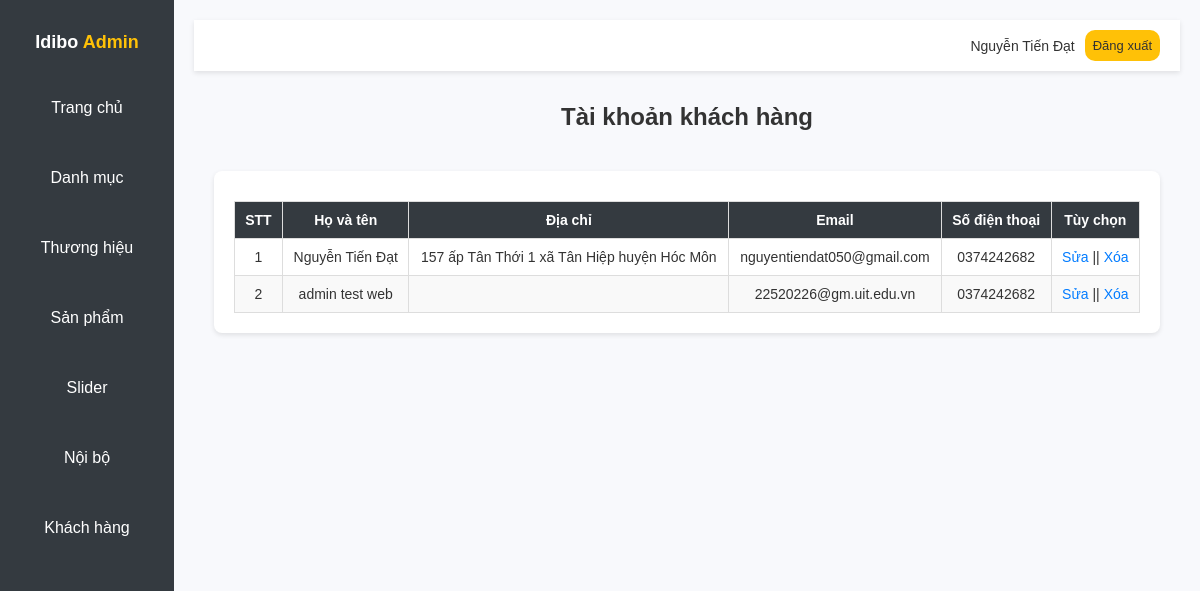
The page /admin/customerlist.php (signed in) on the database as committed earlier.
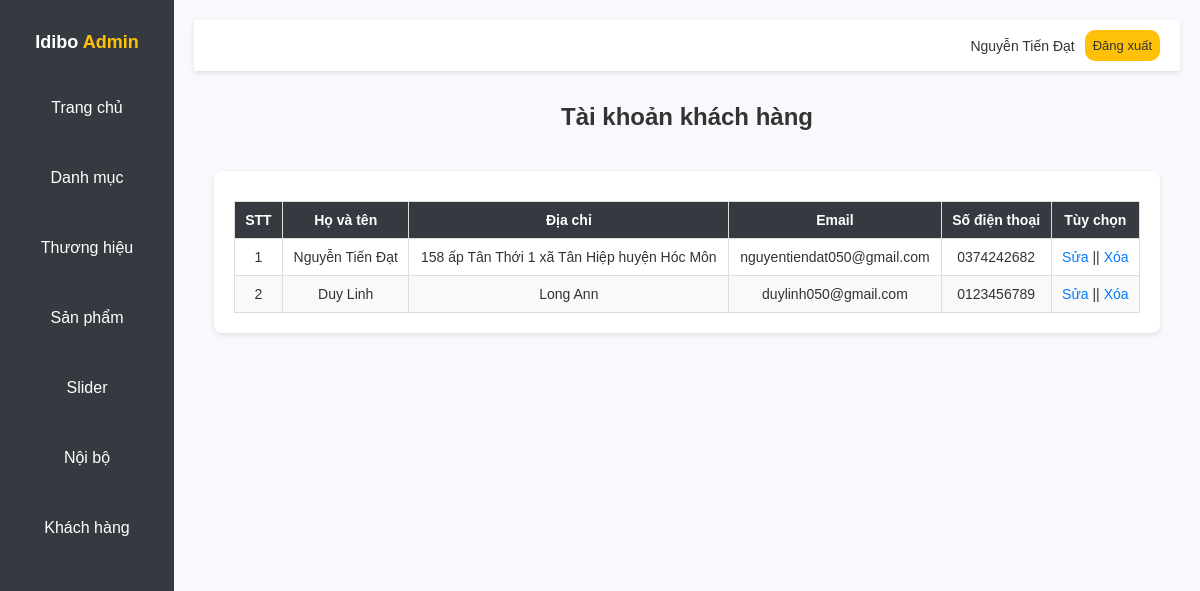
The same page on the database as committed later.
### tables this page shows
CREATE TABLE `tbl_customer` (
  `id` int(11) NOT NULL,
  `name` varchar(255) NOT NULL,
  `address` varchar(1000) NOT NULL,
  `province` varchar(255) NOT NULL,
  `district` varchar(255) NOT NULL,
  `wards` varchar(255) NOT NULL,
  `phone` varchar(30) NOT NULL,
  `email` varchar(50) NOT NULL,
  `password` varchar(255) NOT NULL
);

### lib/database.php (called while the page is built, shortened)
<?php
    class Database {
        public $host    = DB_HOST;
        public $user    = DB_USER;
        public $pass    = DB_PASS;
        public $dbname  = DB_NAME;
        public $link;
        private function connectDB() {
            $this->link = new mysqli($this->host, $this->user,
                                     $this->pass, $this->dbname);
        }
        public function select($query) {
            $result = $this->link->query($query) or
                die($this->link->error . __LINE__);
            if ($result->num_rows > 0) {
                return $result;
            } else {
                return false;
            }
        }
    }
?>

### classes/customer.php (called while the page is built, shortened)
<?php
    $filepath = realpath(dirname(__FILE__));
    include_once ($filepath.'/../lib/database.php');
    class customer {
        private $db;
        public function __construct() {
            $this->db = new Database();
        }
        public function show_customer_list() {
            $query = "SELECT * FROM tbl_customer";
            $result = $this->db->select($query);
            return $result;
        }
    }
?>

### admin/customerlist.php (the view, shortened to what this page needs)
<?php
  include 'inc/header.php';
  include '../classes/customer.php'
?>
<?php
  $customer = new customer();
?>
<link rel="stylesheet" href="css/customerlist.css">
<h1 class="dashboard-title">Tài khoản khách hàng</h1>
<div class="customer-list-wrapper">
  <div class="customer-box">
    <div class="table-wrapper">
      <table class="customer-table" id="customer-table">
        <thead>
          <tr>
            <th>STT</th>
            <th>Họ và tên</th>
            <th>Địa chỉ</th>
            <th>Email</th>
            <th>Số điện thoại</th>
            <th>Tùy chọn</th>
          </tr>
        </thead>
        <tbody>
          <?php
            $show_customer_list = $customer->show_customer_list();
            if ($show_customer_list) {
              $i = 0;
              while($result = $show_customer_list->fetch_assoc()) {
                $i++;
          ?>
          <tr class="customer-row">
            <td><?php echo $i ?></td>
            <td><?php echo $result['name'] ?></td>
            <td><?php echo $result['address'] ?></td>
            <td><?php echo $result['email'] ?></td>
            <td><?php echo $result['phone'] ?></td>
            <td>
              <a href="customeredit.php?customerid=<?php echo $result['id']; ?>" class="action-link">Sửa</a>
              ||
              <a href="?delid=<?php echo $result['id']; ?>" class="action-link confirmable" data-message="Bạn có muốn xóa danh mục này?">Xóa</a>
            </td>
          </tr>
          <?php
              }
            }
          ?>
        </tbody>
      </table>
    </div>
  </div>
</div>
<?php
  include 'inc/footer.php';
?>

Rows that differ between the two databases and show on the page:
removed tbl_customer: name "admin test web", email "22520226@gm.uit.edu.vn", phone "0374242682"
changed tbl_customer "Nguyễn Tiến Đạt": address "157 ấp Tân Thới 1 xã Tân Hiệp huyện Hóc Môn" → "158 ấp Tân Thới 1 xã Tân Hiệp huyện Hóc Môn"
added tbl_customer: name "Duy Linh", address "Long Ann", email "duylinh050@gmail.com", phone "0123456789"
